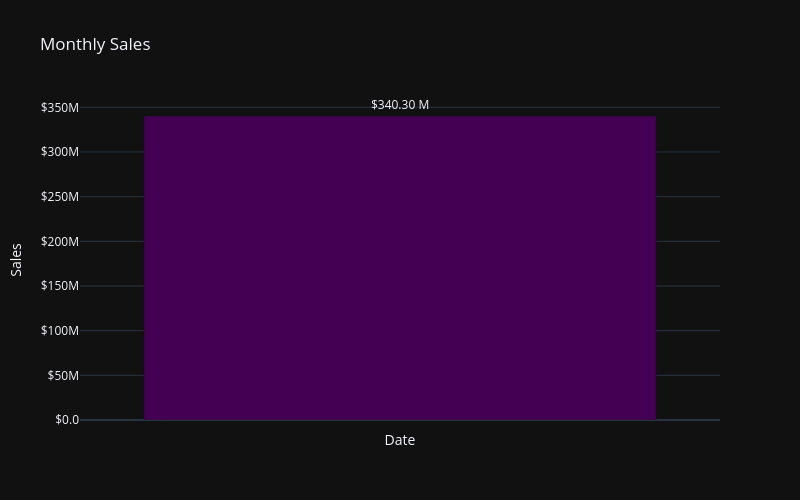

The notebook cell saved with this chart:
### Code cell
monthly_sales = df.resample('QE')['Sales'].sum().to_frame(name='Sales').reset_index()

# Create bar chart
fig = px.bar(
    monthly_sales,
    x='Date',
    y='Sales',
    title='Monthly Sales',
    text=monthly_sales['Sales'].apply(lambda x: f"${x/1e6:.2f} M"),  # add labels
    color_discrete_sequence=px.colors.sequential.Viridis
)

# Show labels on top of bars
fig.update_traces(textposition='outside')

# Format X-axis to Mon-YY
fig.update_xaxes(
    tickformat="%b-%y",  
    dtick="M1"           
)

# Format Y-axis in $ Millions
fig.update_yaxes(
    tickprefix="$",
    tickformat=".2s"  
)

# Layout
fig.update_layout(
    template='plotly_dark',
    width=800,
    height=500,
    showlegend=False  # hide legend if color matches x-axis
)

fig.show()

### Figure 1 — Plotly figure (JSON) as saved in the notebook; plotly's stock layout.template omitted (floating-point values rounded to 4 significant figures)
{"data": [{"hovertemplate": "Date=%{x}<br>Sales=%{y}<br>text=%{text}<extra></extra>", "legendgroup": "", "marker": {"color": "#440154", "pattern": {"shape": ""}}, "name": "", "orientation": "v", "showlegend": false, "text": ["$340.30 M"], "textposition": "outside", "type": "bar", "x": ["2020-12-31T00:00:00.000000000"], "xaxis": "x", "y": [340302500], "yaxis": "y"}], "layout": {"barmode": "relative", "height": 500, "legend": {"tracegroupgap": 0}, "showlegend": false, "title": {"text": "Monthly Sales"}, "width": 800, "xaxis": {"anchor": "y", "domain": [0, 1], "dtick": "M1", "tickformat": "%b-%y", "title": {"text": "Date"}}, "yaxis": {"anchor": "x", "domain": [0, 1], "tickformat": ".2s", "tickprefix": "$", "title": {"text": "Sales"}}}}
